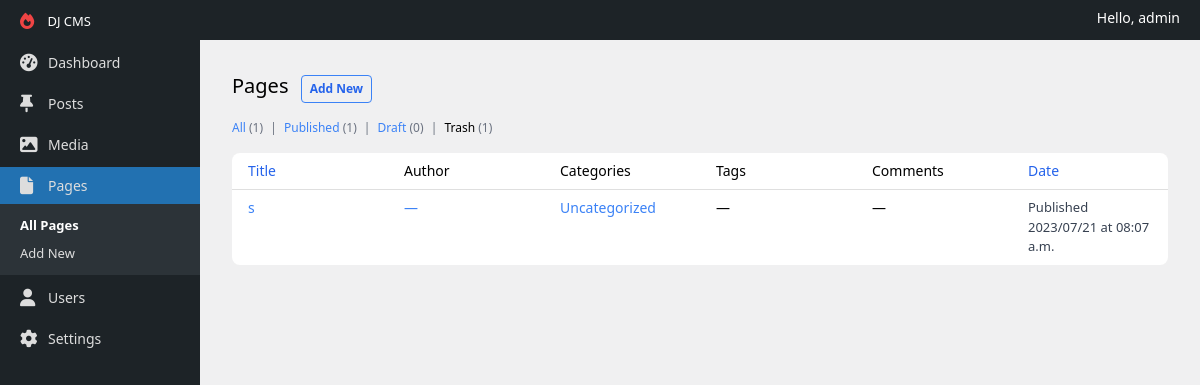
/page/edit/ (signed in), run on an earlier commit of the app's database.
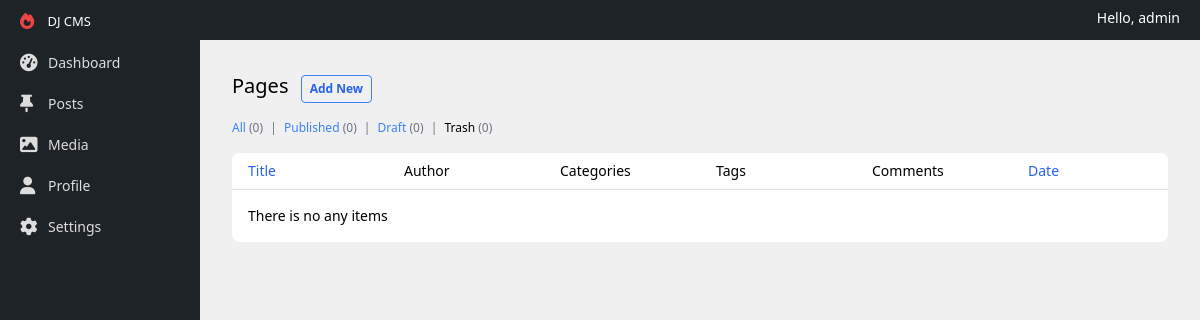
And on a later commit of the database.
### apps/content/models.py (models this page shows, shortened)
class StatusMixin(models.Model):
    is_draft = models.BooleanField(default=True)
    is_trash = models.BooleanField(default=False)
    class Meta:
        abstract = True

class Page(SeoMeta, StatusMixin):
    created_at = models.DateTimeField(auto_now_add=True)
    title = models.CharField(max_length=200)
    author = models.ForeignKey(to=get_user_model(), null=True, blank=True, on_delete=models.DO_NOTHING)
    slug = models.SlugField(blank=True, unique=True)

### apps/dashboard/views.py (the view)
# urls.py: path('page/edit/', AllPagesView.as_view(), name='edit_page_select'),
class AllPagesView(AbstractAllContentView):
    model_class: Type[Model] = Page
    title: str = 'Pages'
    def content_context(self) -> AllContentViewContext:
        return AllContentViewContext(
            new_content_url=reverse('new_page'),
            edit_content_select=reverse('edit_page_select'),
            reverse_content_edit_name='edit_page'
        )

### apps/accounts/models.py (called while the page is built)
    def __str__(self):
        return self.username

### apps/content/utils/contents.py (called while the page is built)
    def get_all(self) -> QuerySet:
        if self.user.is_superuser:
            return self.model_class.objects.filter(is_trash=False)
        return self.model_class.objects.filter(author=self.user, is_trash=False)

    def get_queryset(self, post_status: str) -> Union[QuerySet, None]:
        status_methods = {
            'all': self.get_all,
            'published': self.get_published,
            'draft': self.get_draft,
            'trash': self.get_trash
        }
        posts = status_methods.get(post_status, None)
        if posts:
            return posts()
        return None

    def posts_count_by_status(self) -> dict:
        queryset = self.model_class.objects
        if not self.user.is_superuser:
            queryset = queryset.filter(author=self.user)
        return {
            'all_posts_count': queryset.filter(is_trash=False).count(),
            'published_posts_count': queryset.filter(is_draft=False, is_trash=False).count(),
            'draft_posts_count': queryset.filter(is_draft=True, is_trash=False).count(),
            'trash_posts_count': queryset.filter(is_trash=True).count()
        }

### templates/all-posts.html (shortened to what the changed rows need)
{% extends 'layouts/default.html' %}
{% block content %}
    <div class="p-8">
        <div>
            <h1 class="inline-block text-xl">{{ title }}</h1>
        </div>
        <div class="text-[12px] mt-4">
            <a href="{{ edit_content_select }}" class="text-blue-500">
                All <span class="text-gray-500">({{ all_posts_count }})</span>
            </a>
            <a href="{{ edit_content_select }}?post_status=published" class="text-blue-500">
                Published <span class="text-gray-500">({{ published_posts_count }})</span>
            </a>
            <a href="{{ edit_content_select }}?post_status=trash" class="text-black font-medium">
                Trash <span class="text-gray-500">({{ trash_posts_count }})</span>
            </a>
        </div>
        <div class="bg-white rounded-lg mt-4">
            <table class="w-full">
                <thead class="border-b border-[#dfdfdf]">
                <tr class="text-sm">
                    <th class="font-normal text-blue-600 py-2 text-start px-4">Title</th>
                    <th class="font-normal w-1/6 text-start px-4 hidden sm:table-cell">Author</th>
                    <th class="font-normal w-1/6 text-start px-4 hidden md:table-cell">Categories</th>
                    <th class="font-normal w-1/6 text-start px-4 hidden md:table-cell">Tags</th>
                    <th class="font-normal w-1/6 text-start px-4 hidden lg:table-cell">Comments</th>
                    <th class="font-normal text-blue-600 py-2 w-1/6 text-start px-4 hidden lg:table-cell">Date</th>
                </tr>
                </thead>
                <tbody>
                {% for post in page_obj %}
                    <tr class="group">
                        <td class="px-4 align-top text-sm py-2">
                            <a href="{% url reverse_content_edit_name post.pk %}" class="block text-blue-500">
                                {{ post.title }} {% if post.is_draft %} — Draft{% endif %}
                            </a>
                        </td>
                        <td class="px-4 align-top text-sm w-1/6 py-2 hidden sm:table-cell">
                            <a href="#" class="text-blue-500">
                                {% if post.author %}
                                    {{ post.author }}
                                {% else %}
                                    —
                                {% endif %}
                            </a>
                        </td>
                        <td class="px-4 align-top text-sm w-1/6 py-2 hidden md:table-cell">
                            <a href="#" class="text-blue-500">Uncategorized</a>
                        </td>
                        <td class="px-4 align-top text-sm w-1/6 py-2 hidden md:table-cell">
                            —
                        </td>
                        <td class="px-4 align-top text-sm w-1/6 py-2 hidden lg:table-cell">
                            —
                        </td>
                        <td class="px-4 align-top text-[13px] text-gray-700 w-1/6 py-2 hidden lg:table-cell">
                        <span class="block">
                            {% if post.is_draft %}
                                Last Modified
                            {% else %}
                                Published
                            {% endif %}
                        </span>
                            <span class="block">{{ post.created_at|date:"Y/m/d" }} at {{ post.created_at|date:"h:m a" }}</span>
                        </td>
                    </tr>
                {% endfor %}
                </tbody>
            </table>
            {% if not page_obj %}
                <span class="block text-sm p-4">There is no any items</span>
            {% endif %}
        </div>
    </div>
{% endblock %}

What changed in the data, as far as the page shows it:
no longer on this page (row unchanged): Page: title "s", is_draft "Published", created_at "2023/07/21", created_at "08:07 a.m."
changed User "admin": role empty → "author" (drawn)
Also different on the page:
{{ all_posts_count }}: "1" → "0"
{{ published_posts_count }}: "1" → "0"
{{ trash_posts_count }}: "1" → "0"
text no longer shown: "Pages All Pages Add New Users"
text now shown: "Profile There is no any items"
